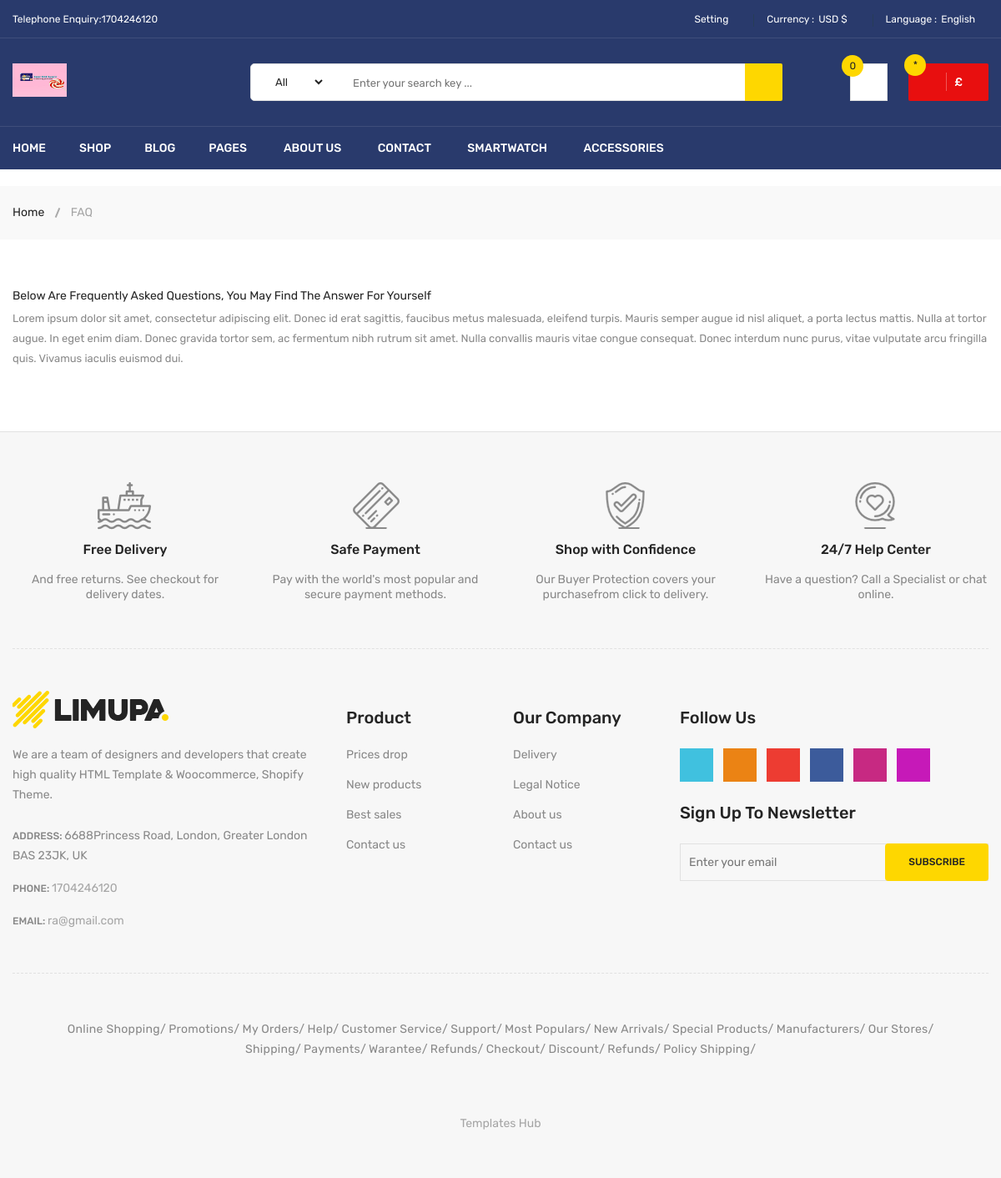
The app's page /faq/, older data.
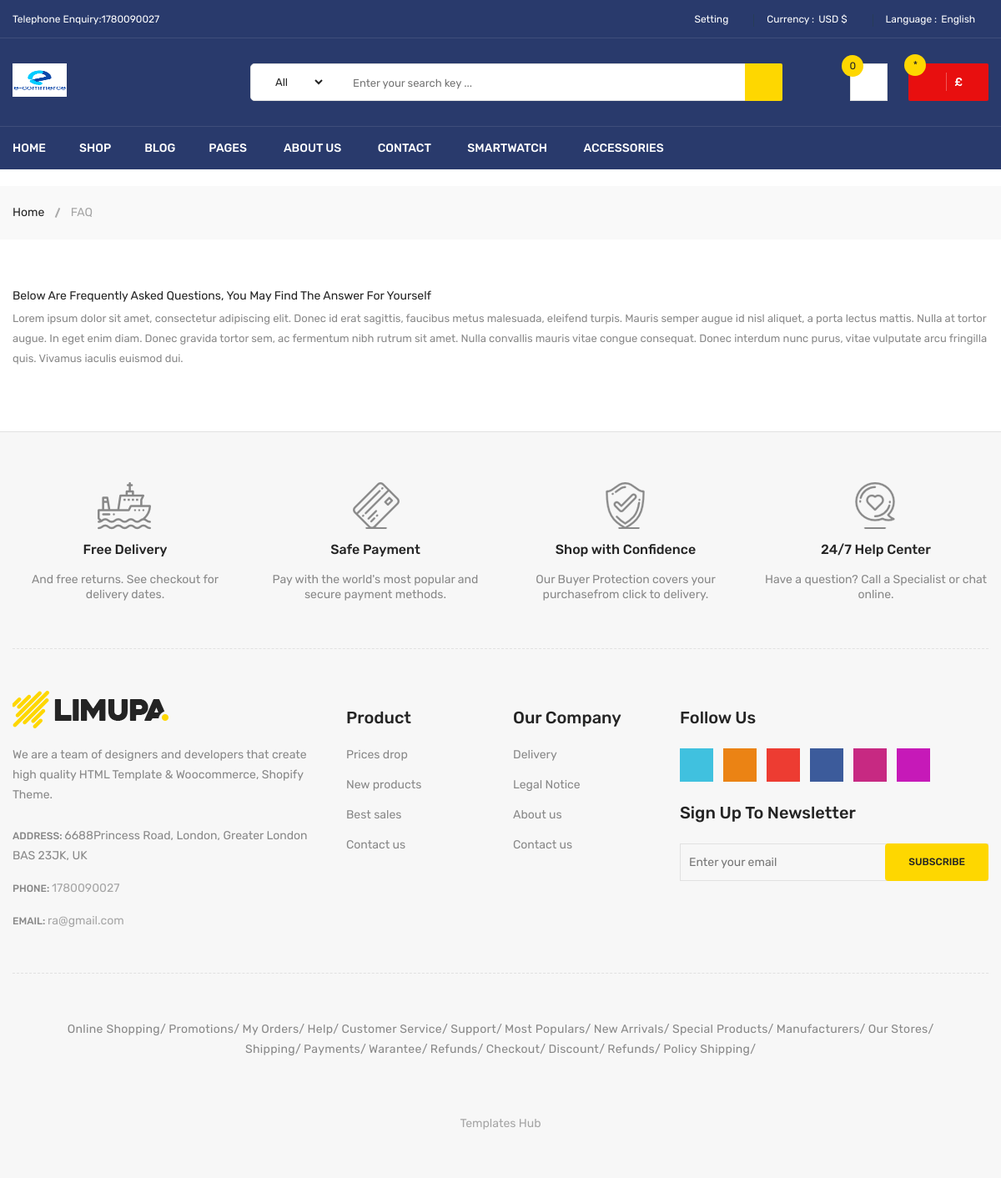
The same page, newer data.
### EcomApp/models.py (models this page shows, shortened)
class Setting(models.Model):
    STATUS = (
        ('True', 'True'),
        ('False', 'False'),
    )
    title = models.CharField(max_length=200)
    keyword = models.CharField(max_length=200)
    description = models.TextField()
    address = models.CharField(max_length=200)
    phone = models.IntegerField()
    fax = models.CharField(blank=True, max_length=50)
    email = models.EmailField(blank=True, null=True, max_length=50)
    smptserver = models.CharField(max_length=100)
    smtpemail = models.EmailField(blank=True, null=True, max_length=50)
    smptpassword = models.CharField(blank=True, max_length=50)
    smptport = models.CharField(blank=True, max_length=100)
    icon = models.ImageField(blank=True, null=True, upload_to='icon/')
    facebook = models.CharField(blank=True, max_length=100)
    instagram = models.CharField(blank=True, max_length=100)
    address = models.TextField()
    contact = models.TextField()
    reference = models.TextField()
    status = models.CharField(max_length=50, choices=STATUS)
    created_at = models.DateTimeField(auto_now_add=True)
    updated_at = models.DateTimeField(auto_now=True)

### EcomApp/views.py (the view)
# urls.py: path('faq/', Faq_details, name='Faq_details'),
def Faq_details(request):
    category = Category.objects.all()
    setting = Setting.objects.get(id=1)
    faq = FAQ.objects.filter(status=True).order_by('created_at')
    context = {
        'category': category,
        'setting': setting,
        'faq': faq
    }
    return render(request, 'faq.html', context)

### EcomApp/templatetags/ecomtag.py (called while the page is built)
@register.simple_tag
def ecom_cat():
    return Category.objects.all()

@register.simple_tag
def ecom_set():
    return Setting.objects.get(id=1)

### EcomApp/templates/faq.html (shortened to what this page needs)
      {%extends 'index.html'%}
{%load static%}
{% load crispy_forms_tags %}
            {% block header %}
                {% include "header.html" %}
            {% endblock header %}
             {% block another_content %}
 <div class="breadcrumb-area">
                <div class="container">
                    <div class="breadcrumb-content">
                        <ul>
                            <li><a href="index.html">Home</a></li>
                            <li class="active">FAQ</li>
                        </ul>
                    </div>
                </div>
            </div>
            <div class="frequently-area pt-60 pb-50">
                <div class="container">
                    <div class="row">
                        <div class="col-md-12">
                            <div class="frequently-content">
                                <div class="frequently-desc">
                                    <h3>Below are frequently asked questions, you may find the answer for yourself</h3>
                                    <p>Lorem ipsum dolor sit amet, consectetur adipiscing elit. Donec id erat sagittis, faucibus metus malesuada, eleifend turpis. Mauris semper augue id nisl aliquet, a porta lectus mattis. Nulla at tortor augue. In eget enim diam. Donec gravida tortor sem, ac fermentum nibh rutrum sit amet. Nulla convallis mauris vitae congue consequat. Donec interdum nunc purus, vitae vulputate arcu fringilla quis. Vivamus iaculis euismod dui.</p>
                                </div>
                            </div>
                        </div>
                    </div>
                </div>
            </div>
   {% endblock another_content %}
                    {% block footer %}
            {% include "footer.html" %}
            {% endblock footer %}

### EcomApp/templates/header.html (shortened to what the changed rows need)
{%load static%}
{% load ecomtag %}
{%ecom_set as setting%}
<header class="li-header-4">
    <div class="header-top">
        <div class="container">
            <div class="row">
                <div class="col-lg-3 col-md-4">
                    <div class="header-top-left">
                        <ul class="phone-wrap">
                            <li><span>Telephone Enquiry:</span><a href="#">{{setting.phone}}</a></li>
                        </ul>
                    </div>
                </div>
            </div>
        </div>
    </div>
    <div class="header-middle pl-sm-0 pr-sm-0 pl-xs-0 pr-xs-0">
        <div class="container">
            <div class="row">
                <div class="col-lg-3">
                    <div class="logo pb-sm-30 pb-xs-30">
                        <a href="{%url 'home'%}">
                            <img src="{{setting.icon.url}}" style="height: 40px;width: 65px" alt="">
                        </a>
                    </div>
                </div>
                            {% load mptt_tags %}
            </div>
        </div>
    </div>
</header>

### EcomApp/templates/footer.html (shortened to what the changed rows need)
{%load static%}
<div class="footer">
	<div class="footer-static-top">
		<div class="container">
			<div class="footer-shipping pt-60 pb-55 pb-xs-25">
				<div class="row">
					<div class="col-lg-3 col-md-6 col-sm-6 pb-sm-55 pb-xs-55">
						<div class="li-shipping-inner-box">
							<div class="shipping-text">
								<h2>Free Delivery</h2>
							</div>
						</div>
					</div>
					<div class="col-lg-3 col-md-6 col-sm-6 pb-sm-55 pb-xs-55">
						<div class="li-shipping-inner-box">
							<div class="shipping-text">
								<h2>Safe Payment</h2>
							</div>
						</div>
					</div>
					<div class="col-lg-3 col-md-6 col-sm-6 pb-xs-30">
						<div class="li-shipping-inner-box">
							<div class="shipping-text">
								<h2>Shop with Confidence</h2>
							</div>
						</div>
					</div>
					<div class="col-lg-3 col-md-6 col-sm-6 pb-xs-30">
						<div class="li-shipping-inner-box">
							<div class="shipping-text">
								<h2>24/7 Help Center</h2>
							</div>
						</div>
					</div>
				</div>
			</div>
		</div>
	</div>
	<div class="footer-static-middle">
		<div class="container">
			<div class="footer-logo-wrap pt-50 pb-35">
				<div class="row">
					<div class="col-lg-4 col-md-6">
						<ul class="des">
							<li>
								<span>Phone: </span>
								<a href="#">{{setting.phone}}</a>
							</li>
							<li>
								<span>Email: </span>
								<a href="mailto://info@yourdomain.com">{{setting.email}}</a>
							</li>
						</ul>
					</div>
				</div>
			</div>
		</div>
	</div>
</div>

Row changes from the older to the newer data that the page shows:
changed Setting "ra@gmail.com": phone "1704246120" → "1780090027"; icon: a different picture
